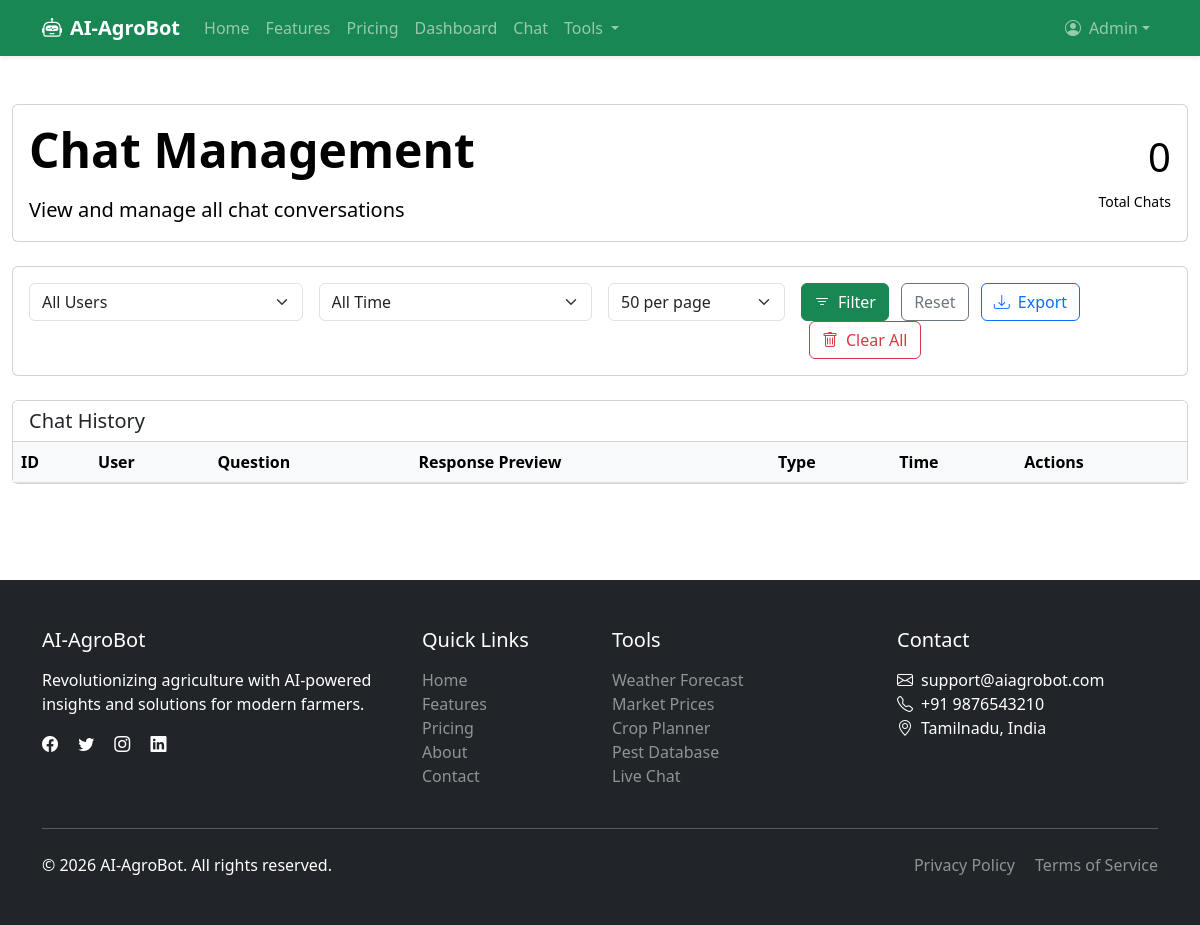
/admin/chats?user_id=4 (signed in), run on an earlier commit of the app's database.
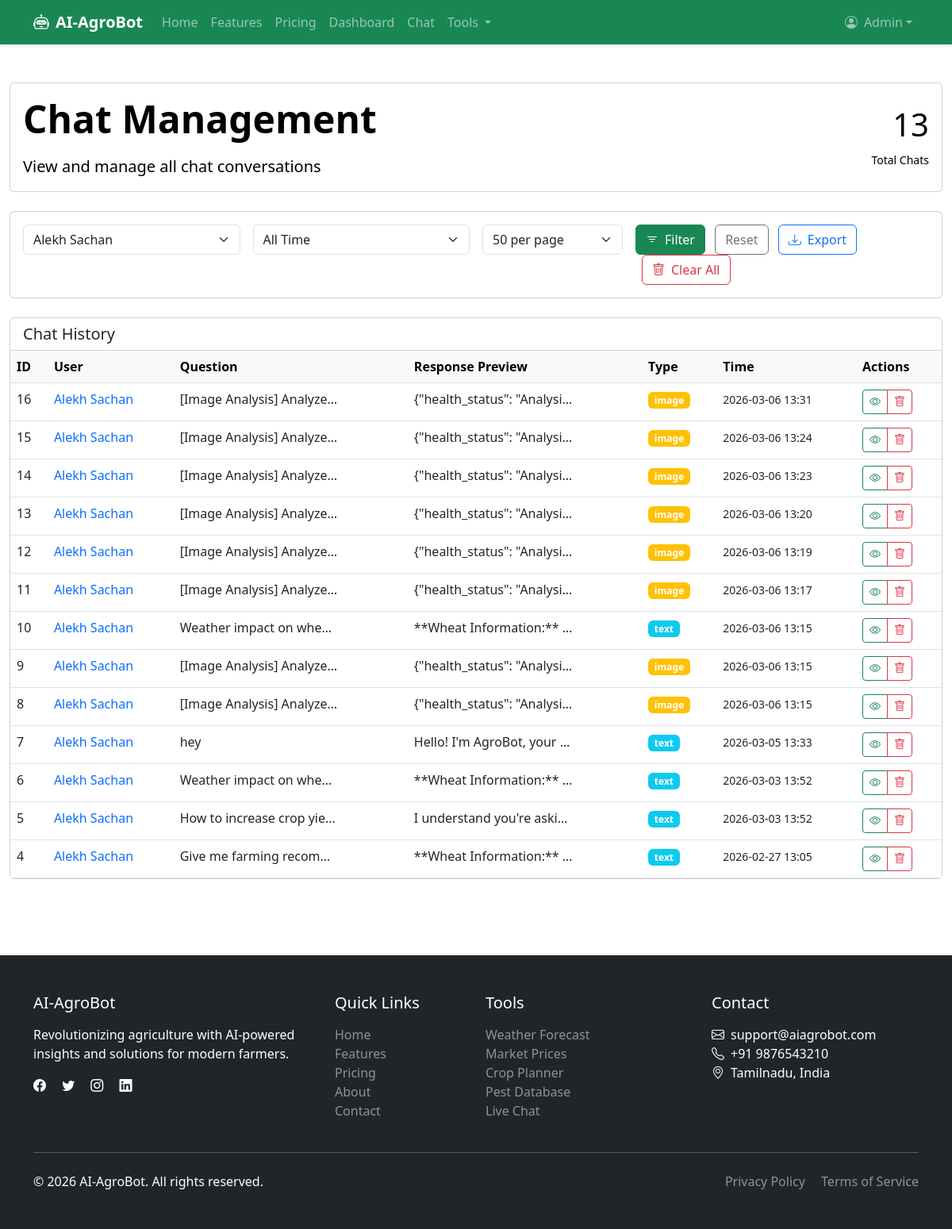
And on a later commit of the database.
### app.py (models this page shows, shortened)
class ChatHistory(db.Model):
    __tablename__ = 'chat_history'
    id = db.Column(db.Integer, primary_key=True)
    user_id = db.Column(db.Integer, db.ForeignKey('users.id'), nullable=False)
    user_message = db.Column(db.Text, nullable=False)
    bot_response = db.Column(db.Text, nullable=False)
    chat_type = db.Column(db.String(20), default='text')
    image_filename = db.Column(db.String(200))
    language = db.Column(db.String(10), default='en')
    created_at = db.Column(db.DateTime, default=lambda: datetime.now(timezone.utc))

class User(db.Model, UserMixin):
    __tablename__ = 'users'
    id = db.Column(db.Integer, primary_key=True)
    email = db.Column(db.String(120), unique=True, nullable=False)
    password = db.Column(db.String(200), nullable=False)
    name = db.Column(db.String(100), nullable=False)
    phone = db.Column(db.String(20), nullable=False)
    whatsapp = db.Column(db.String(20))
    dob = db.Column(db.Date)
    gender = db.Column(db.String(20))
    profile_picture = db.Column(db.String(200))
    farm_name = db.Column(db.String(100))
    farm_size = db.Column(db.String(100), nullable=False, default='1-5')
    primary_crop = db.Column(db.String(100), nullable=False, default='Rice')
    secondary_crops = db.Column(db.Text)
    soil_type = db.Column(db.String(50))
    irrigation_type = db.Column(db.String(50))
    region = db.Column(db.String(100), nullable=False, default='')
    district = db.Column(db.String(100))
    farm_address = db.Column(db.Text)
    experience_level = db.Column(db.String(50), nullable=False, default='beginner')
    preferred_language = db.Column(db.String(10), nullable=False, default='en')
    notify_weather = db.Column(db.Boolean, default=True)
    notify_pests = db.Column(db.Boolean, default=True)
    notify_market = db.Column(db.Boolean, default=True)
    notify_tips = db.Column(db.Boolean, default=True)
    interest_organic = db.Column(db.Boolean, default=False)
    interest_hydroponics = db.Column(db.Boolean, default=False)
    interest_precision = db.Column(db.Boolean, default=False)
    interest_dairy = db.Column(db.Boolean, default=False)
    interest_poultry = db.Column(db.Boolean, default=False)
    interest_fisheries = db.Column(db.Boolean, default=False)
    newsletter = db.Column(db.Boolean, default=True)
    share_data = db.Column(db.Boolean, default=False)
    referral_code = db.Column(db.String(50))
    points_balance = db.Column(db.Integer, default=0)
    is_active = db.Column(db.Boolean, default=True)
    is_verified = db.Column(db.Boolean, default=False)
    role = db.Column(db.String(20), default='farmer')
    created_at = db.Column(db.DateTime, default=lambda: datetime.now(timezone.utc))
    updated_at = db.Column(db.DateTime, default=lambda: datetime.now(timezone.utc),
                           onupdate=lambda: datetime.now(timezone.utc))
    last_login = db.Column(db.DateTime)
    email_verified_at = db.Column(db.DateTime)
    phone_verified_at = db.Column(db.DateTime)
    chats = db.relationship('ChatHistory', backref='user', lazy=True, cascade='all, delete-orphan')
    image_analyses = db.relationship('ImageAnalysis', backref='user', lazy=True, cascade='all, delete-orphan')
    activities = db.relationship('UserActivity', backref='user', lazy=True, cascade='all, delete-orphan')
    points = db.relationship('UserPoints', backref='user', lazy=True, cascade='all, delete-orphan')
    crop_plans = db.relationship('CropPlan', backref='user', lazy=True, cascade='all, delete-orphan')
    forum_threads = db.relationship('ForumThread', backref='user', lazy=True)
    forum_posts = db.relationship('ForumPost', backref='user', lazy=True)
    documents = db.relationship('Document', backref='user', lazy='dynamic')

### app.py (the view)
@app.route("/admin/chats")
@login_required
@admin_required
def admin_chats():
    try:
        page = request.args.get('page', 1, type=int)
        per_page = request.args.get('per_page', 50, type=int)
        user_id = request.args.get('user_id', type=int)
        date_filter = request.args.get('date', 'all')
        query = ChatHistory.query
        if user_id:
            query = query.filter_by(user_id=user_id)
        if date_filter == 'today':
            today = datetime.now().date()
            query = query.filter(func.date(ChatHistory.created_at) == today)
        elif date_filter == 'week':
            week_ago = datetime.now() - timedelta(days=7)
            query = query.filter(ChatHistory.created_at >= week_ago)
        elif date_filter == 'month':
            month_ago = datetime.now() - timedelta(days=30)
            query = query.filter(ChatHistory.created_at >= month_ago)
        chats = query.order_by(ChatHistory.created_at.desc()).paginate(
            page=page, per_page=per_page, error_out=False
        )
        users_with_chats = User.query.join(ChatHistory).distinct().all()
        return render_template("admin/chats.html",
                               chats=chats,
                               users=users_with_chats,
                               selected_user_id=user_id,
                               date_filter=date_filter)
    except Exception as e:
        flash(f"Error loading chats: {str(e)}", "danger")
        return redirect(url_for('admin_dashboard'))

### app.py (called while the page is built)
def admin_required(f):
    @wraps(f)
    def decorated_function(*args, **kwargs):
        if not current_user.is_authenticated:
            flash('Please login to access this page.', 'danger')
            return redirect(url_for('login'))
        if current_user.role != 'admin':
            flash('Access denied. Admin privileges required.', 'danger')
            return redirect(url_for('dashboard'))
        return f(*args, **kwargs)
    return decorated_function

@login_manager.user_loader
def load_user(user_id):
    return db.session.get(User, int(user_id))

### templates/admin/chats.html (shortened to what the changed rows need)
{% extends "base.html" %}
{% block content %}
<div class="container-fluid py-4">
    <div class="row mb-4">
        <div class="col-12">
            <div class="card bg-gradient-success text-black">
                <div class="card-body">
                    <div class="row align-items-center">
                        <div class="col-md-8">
                            <h1 class="display-5 fw-bold mb-3">Chat Management</h1>
                        </div>
                        <div class="col-md-4 text-md-end">
                            <div class="display-6 mb-2">{{ chats.total }}</div>
                            <small>Total Chats</small>
                        </div>
                    </div>
                </div>
            </div>
        </div>
    </div>
    <div class="row mb-4">
        <div class="col-12">
            <div class="card">
                <div class="card-body">
                    <form method="GET" action="{{ url_for('admin_chats') }}" class="row g-3">
                        <div class="col-md-3">
                            <select class="form-select" name="user_id">
                                <option value="">All Users</option>
                                {% for user in users %}
                                <option value="{{ user.id }}" {% if selected_user_id == user.id %}selected{% endif %}>
                                    {{ user.name or user.email }}
                                </option>
                                {% endfor %}
                            </select>
                        </div>
                    </form>
                </div>
            </div>
        </div>
    </div>
    <div class="row">
        <div class="col-12">
            <div class="card">
                <div class="card-body p-0">
                    <div class="table-responsive">
                        <table class="table table-hover mb-0">
                            <thead class="table-light">
                                <tr>
                                    <th>ID</th>
                                    <th>User</th>
                                    <th>Question</th>
                                    <th>Response Preview</th>
                                    <th>Type</th>
                                    <th>Time</th>
                                    <th>Actions</th>
                                </tr>
                            </thead>
                            <tbody>
                                {% for chat in chats.items %}
                                <tr>
                                    <td>{{ chat.id }}</td>
                                    <td>
                                        {% if chat.user %}
                                        <a href="{{ url_for('admin_view_user', user_id=chat.user.id) }}" class="text-decoration-none">
                                            {{ chat.user.name or chat.user.email }}
                                        </a>
                                        {% else %}
                                        <span class="text-muted">Deleted User</span>
                                        {% endif %}
                                    </td>
                                    <td>
                                        <div class="text-truncate" style="max-width: 200px;"
                                             data-bs-toggle="tooltip" title="{{ chat.user_message }}">
                                            {{ chat.user_message[:80] }}{% if chat.user_message|length > 80 %}...{% endif %}
                                        </div>
                                    </td>
                                    <td>
                                        <div class="text-truncate" style="max-width: 200px;"
                                             data-bs-toggle="tooltip" title="{{ chat.bot_response }}">
                                            {{ chat.bot_response[:80] }}{% if chat.bot_response|length > 80 %}...{% endif %}
                                        </div>
                                    </td>
                                    <td>
                                        <span class="badge {% if chat.chat_type == 'image' %}bg-warning{% else %}bg-info{% endif %}">
                                            {{ chat.chat_type or 'text' }}
                                        </span>
                                    </td>
                                    <td>
                                        <small>{{ chat.created_at.strftime('%Y-%m-%d %H:%M') if chat.created_at else 'N/A' }}</small>
                                    </td>
                                    <td>
                                        <div class="btn-group" role="group">
                                            <button type="button" class="btn btn-sm btn-outline-success"
                                                    data-bs-toggle="modal" data-bs-target="#viewChatModal{{ chat.id }}">
                                                <i class="bi bi-eye"></i>
                                            </button>
                                            <button type="button" class="btn btn-sm btn-outline-danger"
                                                    onclick="deleteChat({{ chat.id }})">
                                                <i class="bi bi-trash"></i>
                                            </button>
                                        </div>
                                    </td>
                                </tr>
                                {% endfor %}
                            </tbody>
                        </table>
                    </div>
                </div>
            </div>
        </div>
    </div>
</div>
{% endblock %}

What changed in the data, as far as the page shows it:
added ChatHistory: id "16", user "Alekh Sachan", user_message "[Image Analysis] Analyze…", bot_response "{\"health_status\": \"Analysi…", chat_type "image", created_at "2026-03-06 13:31"
added ChatHistory: id "15", user "Alekh Sachan", user_message "[Image Analysis] Analyze…", bot_response "{\"health_status\": \"Analysi…", chat_type "image", created_at "2026-03-06 13:24"
added ChatHistory: id "14", user "Alekh Sachan", user_message "[Image Analysis] Analyze…", bot_response "{\"health_status\": \"Analysi…", chat_type "image", created_at "2026-03-06 13:23"
added ChatHistory: id "13", user "Alekh Sachan", user_message "[Image Analysis] Analyze…", bot_response "{\"health_status\": \"Analysi…", chat_type "image", created_at "2026-03-06 13:20"
added ChatHistory: id "12", user "Alekh Sachan", user_message "[Image Analysis] Analyze…", bot_response "{\"health_status\": \"Analysi…", chat_type "image", created_at "2026-03-06 13:19"
added ChatHistory: id "11", user "Alekh Sachan", user_message "[Image Analysis] Analyze…", bot_response "{\"health_status\": \"Analysi…", chat_type "image", created_at "2026-03-06 13:17"
added ChatHistory: id "10", user "Alekh Sachan", user_message "Weather impact on whe…", bot_response "**Wheat Information:**…", chat_type "text", created_at "2026-03-06 13:15"
added ChatHistory: id "9", user "Alekh Sachan", user_message "[Image Analysis] Analyze…", bot_response "{\"health_status\": \"Analysi…", chat_type "image", created_at "2026-03-06 13:15"
added ChatHistory: id "8", user "Alekh Sachan", user_message "[Image Analysis] Analyze…", bot_response "{\"health_status\": \"Analysi…", chat_type "image", created_at "2026-03-06 13:15"
added ChatHistory: id "7", user "Alekh Sachan", user_message "hey", bot_response "Hello! I'm AgroBot, your…", chat_type "text", created_at "2026-03-05 13:33"
added ChatHistory: id "6", user "Alekh Sachan", user_message "Weather impact on whe…", bot_response "**Wheat Information:**…", chat_type "text", created_at "2026-03-03 13:52"
added ChatHistory: id "5", user "Alekh Sachan", user_message "How to increase crop yie…", bot_response "I understand you're aski…", chat_type "text", created_at "2026-03-03 13:52"
added ChatHistory: id "4", user "Alekh Sachan", user_message "Give me farming recom…", bot_response "**Wheat Information:**…", chat_type "text", created_at "2026-02-27 13:05"
Also different on the page:
{{ chats.total }}: "0" → "13"
form field user_id: "All Users" → "Alekh Sachan"
